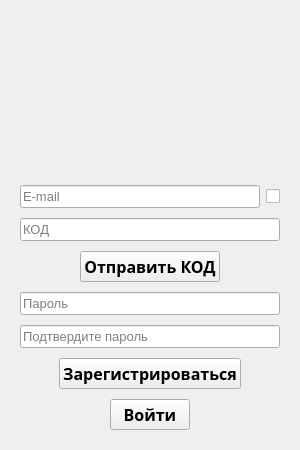
     <widget class="QWidget" name="regMenu" native="true">
      <property name="sizePolicy">
       <sizepolicy hsizetype="Expanding" vsizetype="Expanding">
        <horstretch>0</horstretch>
        <verstretch>0</verstretch>
       </sizepolicy>
      </property>
      <property name="minimumSize">
       <size>
        <width>0</width>
        <height>0</height>
       </size>
      </property>
      <property name="maximumSize">
       <size>
        <width>0</width>
        <height>16777215</height>
       </size>
      </property>
      <layout class="QVBoxLayout" name="verticalLayout_19">
       <property name="spacing">
        <number>0</number>
       </property>
       <property name="leftMargin">
        <number>0</number>
       </property>
       <property name="topMargin">
        <number>0</number>
       </property>
       <property name="rightMargin">
        <number>0</number>
       </property>
       <property name="bottomMargin">
        <number>0</number>
       </property>
       <item alignment="Qt::AlignHCenter|Qt::AlignVCenter">
        <widget class="QWidget" name="regWindow" native="true">
         <property name="sizePolicy">
          <sizepolicy hsizetype="Fixed" vsizetype="Preferred">
           <horstretch>0</horstretch>
           <verstretch>0</verstretch>
          </sizepolicy>
         </property>
         <property name="minimumSize">
          <size>
           <width>300</width>
           <height>450</height>
          </size>
         </property>
         <property name="maximumSize">
          <size>
           <width>300</width>
           <height>450</height>
          </size>
         </property>
         <layout class="QVBoxLayout" name="verticalLayout_16">
          <property name="spacing">
           <number>10</number>
          </property>
          <property name="leftMargin">
           <number>20</number>
          </property>
          <property name="topMargin">
           <number>20</number>
          </property>
          <property name="rightMargin">
           <number>20</number>
          </property>
          <property name="bottomMargin">
           <number>20</number>
          </property>
          <item alignment="Qt::AlignHCenter">
           <widget class="QLabel" name="pics_2">
            <property name="minimumSize">
             <size>
              <width>100</width>
              <height>100</height>
             </size>
            </property>
            <property name="maximumSize">
             <size>
              <width>100</width>
              <height>100</height>
             </size>
            </property>
            <property name="text">
             <string/>
            </property>
            <property name="pixmap">
             <pixmap resource="icon.qrc">:/pics/res/shield.svg</pixmap>
            </property>
            <property name="scaledContents">
             <bool>true</bool>
            </property>
           </widget>
          </item>
          <item>
           <spacer name="verticalSpacer_3">
            <property name="orientation">
             <enum>Qt::Vertical</enum>
            </property>
            <property name="sizeHint" stdset="0">
             <size>
              <width>20</width>
              <height>40</height>
             </size>
            </property>
           </spacer>
          </item>
          <item>
           <widget class="QWidget" name="mainBody_2" native="true">
            <property name="sizePolicy">
             <sizepolicy hsizetype="Preferred" vsizetype="Expanding">
              <horstretch>0</horstretch>
              <verstretch>0</verstretch>
             </sizepolicy>
            </property>
            <property name="minimumSize">
             <size>
              <width>0</width>
              <height>0</height>
             </size>
            </property>
            <layout class="QVBoxLayout" name="verticalLayout_17">
             <property name="spacing">
              <number>10</number>
             </property>
             <property name="leftMargin">
              <number>0</number>
             </property>
             <property name="topMargin">
              <number>0</number>
             </property>
             <property name="rightMargin">
              <number>0</number>
             </property>
             <property name="bottomMargin">
              <number>0</number>
             </property>
             <item>
              <widget class="QWidget" name="widget_5" native="true">
               <property name="sizePolicy">
                <sizepolicy hsizetype="Expanding" vsizetype="Fixed">
                 <horstretch>0</horstretch>
                 <verstretch>0</verstretch>
                </sizepolicy>
               </property>
               <layout class="QHBoxLayout" name="horizontalLayout_8">
                <property name="leftMargin">
                 <number>0</number>
                </property>
                <property name="topMargin">
                 <number>0</number>
                </property>
                <property name="rightMargin">
                 <number>0</number>
                </property>
                <property name="bottomMargin">
                 <number>0</number>
                </property>
                <item>
                 <widget class="QLineEdit" name="email">
                  <property name="font">
                   <font>
                    <pointsize>10</pointsize>
                   </font>
                  </property>
                  <property name="text">
                   <string/>
                  </property>
                  <property name="placeholderText">
                   <string>E-mail</string>
                  </property>
                 </widget>
                </item>
                <item>
                 <widget class="QCheckBox" name="emailCheck">
                  <property name="text">
                   <string/>
                  </property>
                  <property name="checkable">
                   <bool>false</bool>
                  </property>
                  <property name="checked">
                   <bool>false</bool>
                  </property>
                  <property name="autoRepeat">
                   <bool>false</bool>
                  </property>
                  <property name="autoExclusive">
                   <bool>false</bool>
                  </property>
                  <property name="tristate">
                   <bool>false</bool>
                  </property>
                 </widget>
                </item>
               </layout>
              </widget>
             </item>
             <item>
              <widget class="QLineEdit" name="codeInput">
               <property name="font">
                <font>
                 <pointsize>10</pointsize>
                </font>
               </property>
               <property name="text">
                <string/>
               </property>
               <property name="placeholderText">
                <string>КОД</string>
               </property>
              </widget>
             </item>
             <item alignment="Qt::AlignHCenter">
              <widget class="QPushButton" name="sendCodeBtn">
               <property name="sizePolicy">
                <sizepolicy hsizetype="Fixed" vsizetype="Expanding">
                 <horstretch>0</horstretch>
                 <verstretch>0</verstretch>
                </sizepolicy>
               </property>
               <property name="font">
                <font>
                 <family>Segoe UI Semibold</family>
                 <pointsize>12</pointsize>
                 <bold>true</bold>
                </font>
               </property>
               <property name="cursor">
                <cursorShape>PointingHandCursor</cursorShape>
               </property>
               <property name="text">
                <string>Отправить КОД</string>
               </property>
              </widget>
             </item>
             <item>
              <widget class="QLineEdit" name="createPss">
               <property name="font">
                <font>
                 <pointsize>10</pointsize>
                </font>
               </property>
               <property name="placeholderText">
                <string>Пароль</string>
               </property>
              </widget>
             </item>
             <item>
              <widget class="QLineEdit" name="confPss">
               <property name="font">
                <font>
                 <pointsize>10</pointsize>
                </font>
               </property>
               <property name="placeholderText">
                <string>Подтвердите пароль</string>
               </property>
              </widget>
             </item>
             <item alignment="Qt::AlignHCenter">
              <widget class="QPushButton" name="regBtn">
               <property name="sizePolicy">
                <sizepolicy hsizetype="Fixed" vsizetype="Fixed">
                 <horstretch>0</horstretch>
                 <verstretch>0</verstretch>
                </sizepolicy>
               </property>
               <property name="font">
                <font>
                 <family>Segoe UI Semibold</family>
                 <pointsize>12</pointsize>
                 <bold>true</bold>
                </font>
               </property>
               <property name="cursor">
                <cursorShape>PointingHandCursor</cursorShape>
               </property>
               <property name="text">
                <string>Зарегистрироваться</string>
               </property>
              </widget>
             </item>
             <item alignment="Qt::AlignHCenter">
              <widget class="QPushButton" name="toExitBtn">
               <property name="sizePolicy">
                <sizepolicy hsizetype="Fixed" vsizetype="Fixed">
                 <horstretch>0</horstretch>
                 <verstretch>0</verstretch>
                </sizepolicy>
               </property>
               <property name="font">
                <font>
                 <family>Segoe UI Semibold</family>
                 <pointsize>12</pointsize>
                 <bold>true</bold>
                </font>
               </property>
               <property name="cursor">
                <cursorShape>PointingHandCursor</cursorShape>
               </property>
               <property name="text">
                <string>Войти</string>
               </property>
              </widget>
             </item>
            </layout>
           </widget>
          </item>
         </layout>
        </widget>
       </item>
      </layout>
     </widget>
